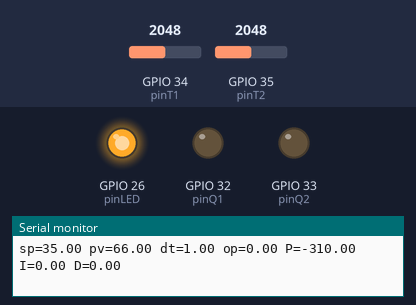
This program was run on a simulated ESP32. Parts: output pins drawn as LEDs (lit = HIGH), the last lines printed to the serial monitor. The test bench sets the inputs (shaded band); at power-on: GPIO 34 (pinT1) = 2048, GPIO 35 (pinT2) = 2048.

Above: at 2.8 s.
2.9 s: GPIO 34 (pinT1) set to 960
At 3.8 s:
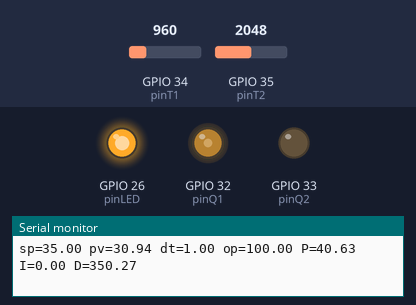
7.1 s: GPIO 35 (pinT2) set to 1833
9.5 s: GPIO 35 (pinT2) set to 1768
At 11.7 s:
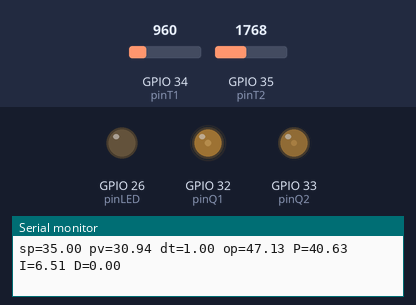
13.7 s: GPIO 34 (pinT1) set to 1228
15.5 s: GPIO 34 (pinT1) set to 491
At 16.9 s:
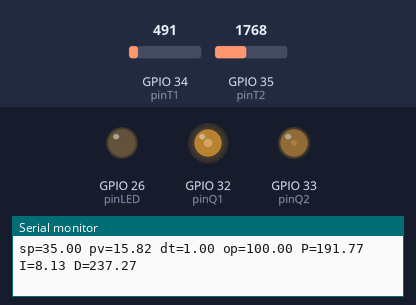
17.5 s: GPIO 34 (pinT1) set to 2047
At 18.5 s:
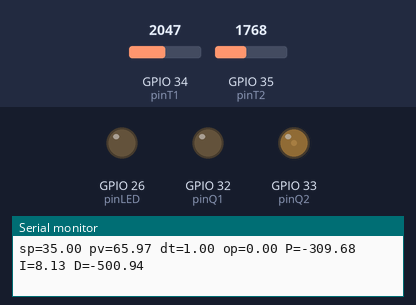
Timing chart, 0 to 20.5 s (numbered marks = the images above; inputs shaded):
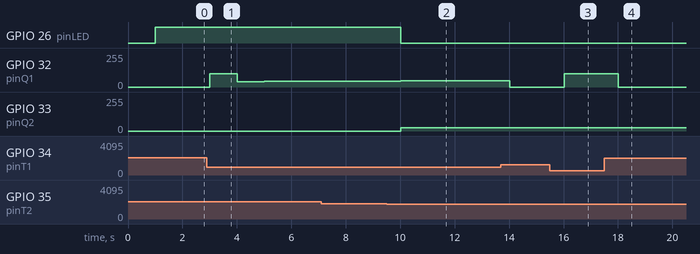

The program:

main.cpp
```cpp
/*********************************************************************************
 * Program   : PID-iTCLab Programming Using Arduino
 * By        : Assoc. Prof. Dr. Basuki Rahmat, S.Si, MT, ITS-AI,
 *             Assoc. Prof. Dr. Muljono, S.Si, M.Kom, et al
 * Pro. Team : i-ot.net, io-t.net
 * R. Group  : Intelligent Control, Robotics and Automation Systems Research Group
 * Univ.     : Universitas Pembangunan Nasional "Veteran" Jawa Timur
 * Country   : Indonesia
 *********************************************************************************/

#include <Arduino.h>

// constants
const int baud = 115200;       // serial baud rate

// pin numbers corresponding to signals on the iTCLab Shield
const int pinT1   = 34;         // T1
const int pinT2   = 35;         // T2
const int pinQ1   = 32;         // Q1
const int pinQ2   = 33;         // Q2
const int pinLED  = 26;         // LED

// setting PWM properties
const int freq = 5000; //5000
const int ledChannel = 0;
const int Q1Channel = 1;
const int Q2Channel = 2;
const int resolutionLedChannel = 8; //Resolution 8, 10, 12, 15
const int resolutionQ1Channel = 8; //Resolution 8, 10, 12, 15
const int resolutionQ2Channel = 8; //Resolution 8, 10, 12, 15

float cel, cel1, degC, degC1;
float P, I, D, Kc, tauI, tauD;
float KP, KI, KD, op0, ophi, oplo, error, dpv;
float sp = 35, //set point
pv = 0,        //current temperature
pv_last = 0,   //prior temperature
ierr = 0,      //integral error
dt = 0,        //time between measurements
op = 0;        //PID controller output
unsigned long ts = 0, new_ts = 0; //timestamp
const float upper_temperature_limit = 58;

// global variables
float Q1 = 0;                 // value written to Q1 pin
float Q2 = 0;                 // value written to Q2 pin
int iwrite_value = 25;        // integer value for writing
int iwrite_led = 255;         // integer value for writing
int iwrite_min = 0;           // integer value for writing

void setup() {
  // put your setup code here, to run once:

  ts = millis();

  Serial.begin(baud);
  while (!Serial) {
    ; // wait for serial port to connect.
  }

  // configure pinQ1 PWM functionalitites
  ledcSetup(Q1Channel, freq, resolutionQ1Channel);

  // attach the channel to the pinQ1 to be controlled
  ledcAttachPin(pinQ1, Q1Channel);

  // configure pinQ2 PWM functionalitites
  ledcSetup(Q2Channel, freq, resolutionQ2Channel);

  // attach the channel to the pinQ2 to be controlled
  ledcAttachPin(pinQ2, Q2Channel);

  // configure pinLED PWM functionalitites
  ledcSetup(ledChannel, freq, resolutionLedChannel);

  // attach the channel to the pinLED to be controlled
  ledcAttachPin(pinLED, ledChannel);

  ledcWrite(Q1Channel,0);
  ledcWrite(Q2Channel,0);
  ledcWrite(ledChannel,0);
}

void Q1on(){
    ledcWrite(Q1Channel,iwrite_value);
    //Serial.println(Q1);
}

void Q1off(){
    ledcWrite(Q1Channel,iwrite_min);
    //Serial.println(Q1);
}

void Q2on(){
    ledcWrite(Q2Channel,iwrite_value);
    //Serial.println(Q2);
}

void Q2off(){
    ledcWrite(Q2Channel,iwrite_min);
    //Serial.println(Q2);
}

void ledon(){
    ledcWrite(ledChannel,iwrite_led);
}

void ledoff(){
    ledcWrite(ledChannel,iwrite_min);
}

void cektemp(){
  degC = analogRead(pinT1) * 0.322265625 ;    // use for 3.3v AREF
  cel = degC/10;
  degC1 = analogRead(pinT2) * 0.322265625 ;    // use for 3.3v AREF
  cel1 = degC1/10;

  Serial.print("Temperature T1: ");
  Serial.print(cel);   // print the temperature T1 in Celsius
  Serial.print("°C");
  Serial.print("  ~  "); // separator between Celsius and Fahrenheit
  Serial.print("Temperature T2: ");
  Serial.print(cel1);   // print the temperature T2 in Celsius
  Serial.println("°C");
}

float pid(float sp, float pv, float pv_last, float& ierr, float dt) {
  float Kc = 10.0; // K / %Heater
  float tauI = 50.0; // sec
  float tauD = 1.0;  // sec
  // PID coefficients
  float KP = Kc;
  float KI = Kc / tauI;
  float KD = Kc*tauD;
  // upper and lower bounds on heater level
  float ophi = 100;
  float oplo = 0;
  // calculate the error
  float error = sp - pv;
  // calculate the integral error
  ierr = ierr + KI * error * dt;
  // calculate the measurement derivative
  float dpv = (pv - pv_last) / dt;
  // calculate the PID output
  float P = KP * error; //proportional contribution
  float I = ierr; //integral contribution
  float D = -KD * dpv; //derivative contribution
  float op = P + I + D;
  // implement anti-reset windup
  if ((op < oplo) || (op > ophi)) {
    I = I - KI * error * dt;
    // clip output
    op = max(oplo, min(ophi, op));
  }
  ierr = I;
  Serial.println("sp="+String(sp) + " pv=" + String(pv) + " dt=" + String(dt) + " op=" + String(op) + " P=" + String(P) + " I=" + String(I) + " D=" + String(D));
  return op;
}

void loop() {
  new_ts = millis();
  if (new_ts - ts > 1000) {

  // put your main code here, to run repeatedly:
  cektemp();
  if (cel > upper_temperature_limit){
    Q1off();
    ledon();
  }
  else {
    Q1on();
    ledoff();
  }
  if (cel1 > upper_temperature_limit){
    Q2off();
    ledon();
  }
  else {
    Q2on();
    ledoff();
  }

  pv = cel;   // Temperature T1
  dt = (new_ts - ts) / 1000.0;
  ts = new_ts;
  op = pid(sp,pv,pv_last,ierr,dt);
  ledcWrite(Q1Channel,op);
  pv_last = pv;

  delay (200);
  }
}
```

Measured:
- the behaviour switches between 1800 and 1799 on GPIO 35 (pinT2) (found by bisection; images 1 and 2)
- after the input at 2.9 s, GPIO 32 (pinQ1): 0/255 → 100/255 after 0.11 s, → 41/255 1.0 s later, → 42/255 1.0 s later, → 43/255 1.0 s later
- after the input at 9.5 s, GPIO 26 (pinLED): HIGH → LOW after 0.51 s; GPIO 33 (pinQ2): 0/255 → 25/255 after 0.51 s
- after the input at 15.5 s, GPIO 32 (pinQ1): 0/255 → 100/255 after 0.52 s
- after the input at 17.5 s, GPIO 32 (pinQ1): 100/255 → 0/255 after 0.52 s
